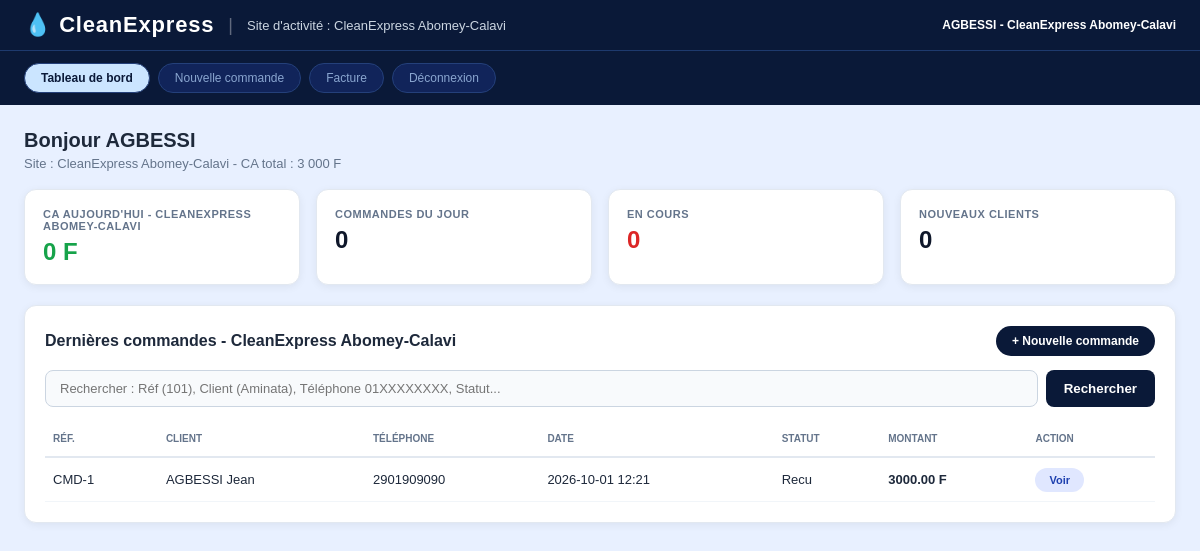
The app's page /dashboard.php (signed in) with its own data.
### tables this page shows
CREATE TABLE `site` (
  `id_site` int(11) NOT NULL,
  `nom_site` varchar(100) DEFAULT NULL,
  `localite_site` varchar(100) DEFAULT NULL,
  `adresse_site` varchar(150) DEFAULT NULL,
  `telephone_site` varchar(20) DEFAULT NULL,
  `statut_site` varchar(20) DEFAULT NULL
);

CREATE TABLE `commande` (
  `id_commande` int(11) NOT NULL,
  `date_commande` datetime DEFAULT current_timestamp(),
  `Statut_commande` varchar(30) DEFAULT NULL,
  `id_site` int(11) DEFAULT NULL,
  `id_client` int(11) DEFAULT NULL,
  `id_users` int(11) DEFAULT NULL
);

CREATE TABLE `client` (
  `id_client` int(11) NOT NULL,
  `nom` varchar(50) DEFAULT NULL,
  `prenom` varchar(50) DEFAULT NULL,
  `telephone` varchar(20) DEFAULT NULL,
  `password` varchar(255) DEFAULT 'client123'
);

### dashboard.php (the view, shortened to what this page needs)
<?php
$pdo = new PDO("mysql:host=127.0.0.1;dbname=clean_express;charset=utf8mb4","root","");
$pdo->setAttribute(PDO::ATTR_ERRMODE, PDO::ERRMODE_EXCEPTION);
$id_site = $_SESSION['id_site'] ?? 1;
$q = trim($_GET['q'] ?? '');
$siteInfo = $pdo->prepare("SELECT nom_site FROM site WHERE id_site=?");
$siteInfo->execute([$id_site]);
$siteRow = $siteInfo->fetch();
$nomSiteAffiche = $siteRow['nom_site'] ?? 'Site inconnu';
$caJour = $pdo->prepare("SELECT COALESCE(SUM(p.montant_paiement),0) FROM paiement p JOIN commande c ON p.id_commande=c.id_commande WHERE c.id_site=? AND DATE(p.date_paiement)=CURDATE()");
$caJour->execute([$id_site]); $caJour=$caJour->fetchColumn();
$nbJour = $pdo->prepare("SELECT COUNT(*) FROM commande WHERE id_site=? AND DATE(date_commande)=CURDATE()");
$nbJour->execute([$id_site]); $nbJour=$nbJour->fetchColumn();
$enCours = $pdo->prepare("SELECT COUNT(*) FROM commande WHERE id_site=? AND Statut_commande='En cours'");
$enCours->execute([$id_site]); $enCours=$enCours->fetchColumn();
$nouveaux = $pdo->prepare("SELECT COUNT(DISTINCT c.id_client) FROM commande c WHERE c.id_site=? AND DATE(c.date_commande)=CURDATE() AND c.id_client NOT IN (SELECT id_client FROM commande WHERE id_site=? AND DATE(date_commande) < CURDATE())");
$nouveaux->execute([$id_site, $id_site]); $nouveaux=$nouveaux->fetchColumn();
$caTotal = $pdo->prepare("SELECT COALESCE(SUM(p.montant_paiement),0) FROM paiement p JOIN commande c ON p.id_commande=c.id_commande WHERE c.id_site=?");
$caTotal->execute([$id_site]); $caTotal=$caTotal->fetchColumn();
if($q!==""){
  $stmt = $pdo->prepare("SELECT c.id_commande, cl.nom, cl.prenom, cl.telephone, c.date_commande, c.Statut_commande, COALESCE((SELECT SUM(montant_paiement) FROM paiement WHERE id_commande=c.id_commande),0) as montant FROM commande c JOIN client cl ON c.id_client=cl.id_client WHERE c.id_site=? AND (c.id_commande LIKE :q OR cl.nom LIKE :q2 OR cl.telephone LIKE :q3) ORDER BY c.id_commande DESC");
  $stmt->execute([$id_site, ':q'=>"%$q%", ':q2'=>"%$q%", ':q3'=>"%$q%"]);
} else {
  $stmt = $pdo->prepare("SELECT c.id_commande, cl.nom, cl.prenom, cl.telephone, c.date_commande, c.Statut_commande, COALESCE((SELECT SUM(montant_paiement) FROM paiement WHERE id_commande=c.id_commande),0) as montant FROM commande c JOIN client cl ON c.id_client=cl.id_client WHERE c.id_site=? ORDER BY c.id_commande DESC LIMIT 20");
  $stmt->execute([$id_site]);
}
$commandes=$stmt->fetchAll();
function badgeG($s){
  $s=trim($s);
  return htmlspecialchars($s);
}
function formatTel10($tel){ $t=preg_replace('/\D/','',$tel); return substr($t,-10); }
?>
<!DOCTYPE html>
<html><head><meta charset="utf-8"><title>Tableau de bord - <?= htmlspecialchars($nomSiteAffiche) ?></title>
</head><body>
<div class="top">
  <div style="display:flex;gap:14px;align-items:center">
    <span style="font-weight:900;font-size:22px;letter-spacing:0.8px;color:#ffffff">💧 CleanExpress</span>
    <span style="opacity:0.35;font-size:18px">|</span>
    <span style="font-size:13px;color:#cbd5e1">Site d'activité : <?= htmlspecialchars($nomSiteAffiche) ?></span>
  </div>
  <div style="font-weight:700"><?= htmlspecialchars($_SESSION['pseudo']??$_SESSION['nom'])?> - <?= htmlspecialchars($nomSiteAffiche) ?></div>
</div>
<div class="pills"><a class="active" href="dashboard.php">Tableau de bord</a><a href="commande.php?new=1">Nouvelle commande</a><a href="facture.php">Facture</a><a href="index.php">Déconnexion</a></div>
<div class="wrap">
<h2 style="font-size:20px;margin:0 0 4px 0">Bonjour <?= htmlspecialchars($_SESSION['nom']??'Gérant') ?> </h2>
<p style="font-size:13px;color:#64748b;margin:0 0 18px 0">Site : <?= htmlspecialchars($nomSiteAffiche) ?> - CA total : <?= number_format($caTotal,0,',',' ') ?> F</p>
<div class="kpi">
  <div class="cardK"><div class="k">CA AUJOURD'HUI - <?= htmlspecialchars($nomSiteAffiche) ?></div><div class="v" style="color:#16a34a"><?= number_format($caJour,0,',',' ') ?> F</div></div>
  <div class="cardK"><div class="k">COMMANDES DU JOUR</div><div class="v"><?= $nbJour ?></div></div>
  <div class="cardK"><div class="k">EN COURS</div><div class="v" style="color:#dc2626"><?= $enCours ?></div></div>
  <div class="cardK"><div class="k">NOUVEAUX CLIENTS</div><div class="v"><?= $nouveaux ?></div></div>
</div>
<div class="cardMain">
<div style="display:flex;justify-content:space-between;align-items:center;margin-bottom:14px">
<h3 style="margin:0;font-size:16px">Dernières commandes - <?= htmlspecialchars($nomSiteAffiche) ?></h3>
<a href="commande.php?new=1" style="background:#0a1938;color:#fff;padding:8px 16px;border-radius:20px;text-decoration:none;font-size:12px;font-weight:700">+ Nouvelle commande</a>
</div>
<form method="get" style="display:flex;gap:8px;margin-bottom:14px">
<input class="s" name="q" value="<?= htmlspecialchars($q) ?>" placeholder="Rechercher : Réf (101), Client (Aminata), Téléphone 01XXXXXXXX, Statut...">
<button class="btnS">Rechercher</button>
</form>
<table>
<tr><th>RÉF.</th><th>CLIENT</th><th>TÉLÉPHONE</th><th>DATE</th><th>STATUT</th><th>MONTANT</th><th>ACTION</th></tr>
<?php foreach($commandes as $c):?>
<tr>
<td>CMD-<?= $c['id_commande'] ?></td>
<td><?= htmlspecialchars($c['nom'].' '.$c['prenom']) ?></td>
<td><?= formatTel10($c['telephone']) ?></td>
<td><?= date('Y-m-d H:i',strtotime($c['date_commande'])) ?></td>
<td><?= badgeG($c['Statut_commande']) ?></td>
<td style="font-weight:700"><?= $c['montant'] ?> F</td>
<td><a href="facture.php?id=<?= $c['id_commande'] ?>" style="background:#e0e7ff;color:#1e40af;padding:6px 14px;border-radius:20px;text-decoration:none;font-size:11px;font-weight:700">Voir</a></td>
</tr>
<?php endforeach;?>
</table>
</div>
</div>
</body></html>

### dashboard.php (style rules this page uses)
* { box-sizing:border-box;font-family:Arial, sans-serif }
body { margin:0;background:#e8f0ff;min-height:100vh;color:#1e293b;width:100% }
.top { padding:12px 24px;background:#0a1938;color:#fff;display:flex;justify-content:space-between;align-items:center;font-size:12px;border-bottom:1px solid #1e3a6e;width:100% }
.pills { padding:12px 24px;display:flex;gap:8px;background:#0a1938;width:100% }
.pills a { padding:7px 16px;border-radius:20px;text-decoration:none;font-size:12px;background:#11245a;color:#8aa6d0;border:1px solid #24407a }
.pills a.active { background:#cbe5ff;color:#0a1938;font-weight:bold }
.wrap { width:100%;max-width:100%;margin:0;padding:24px;box-sizing:border-box }
.kpi { display:grid;grid-template-columns:repeat(4,1fr);gap:16px;margin-bottom:20px;width:100% }
.cardK { background:#fff;border-radius:12px;padding:18px;box-shadow:0 2px 8px rgba(0,0,0,0.06);border:1px solid #e2e8f0 }
.cardK .k { font-size:11px;color:#64748b;text-transform:uppercase;letter-spacing:0.5px;font-weight:700 }
.cardK .v { font-size:24px;font-weight:900;margin-top:6px;color:#0f172a }
.cardMain { background:#fff;border-radius:12px;padding:20px;box-shadow:0 2px 8px rgba(0,0,0,0.06);border:1px solid #e2e8f0;width:100% }
table { width:100%;border-collapse:collapse }
th { font-size:10px;color:#64748b;text-align:left;padding:12px 8px;text-transform:uppercase;border-bottom:2px solid #e2e8f0 }
td { padding:14px 8px;border-bottom:1px solid #f1f5f9;font-size:13px }
input.s { flex:1;background:#f8fafc;border:1px solid #cbd5e1;padding:10px 14px;border-radius:8px;font-size:13px }
.btnS { background:#0a1938;color:#fff;border:none;padding:10px 18px;border-radius:8px;font-weight:bold;cursor:pointer }

### records on screen
site: nom_site "CleanExpress Abomey-Calavi", nom_site "CLEANEXPRESS ABOMEY-CALAVI"
commande: id_commande "1", id_client.prenom "AGBESSI Jean", id_client.telephone "2901909090", date_commande "2026-10-01 12:21", Statut_commande "Recu", montant "3000.00"

### other values on screen
$_SESSION['pseudo'] "AGBESSI"
$_SESSION['nom'] "AGBESSI"
$caTotal "3 000"
$caJour "0"
$nbJour "0"
$enCours "0"
$nouveaux "0"
